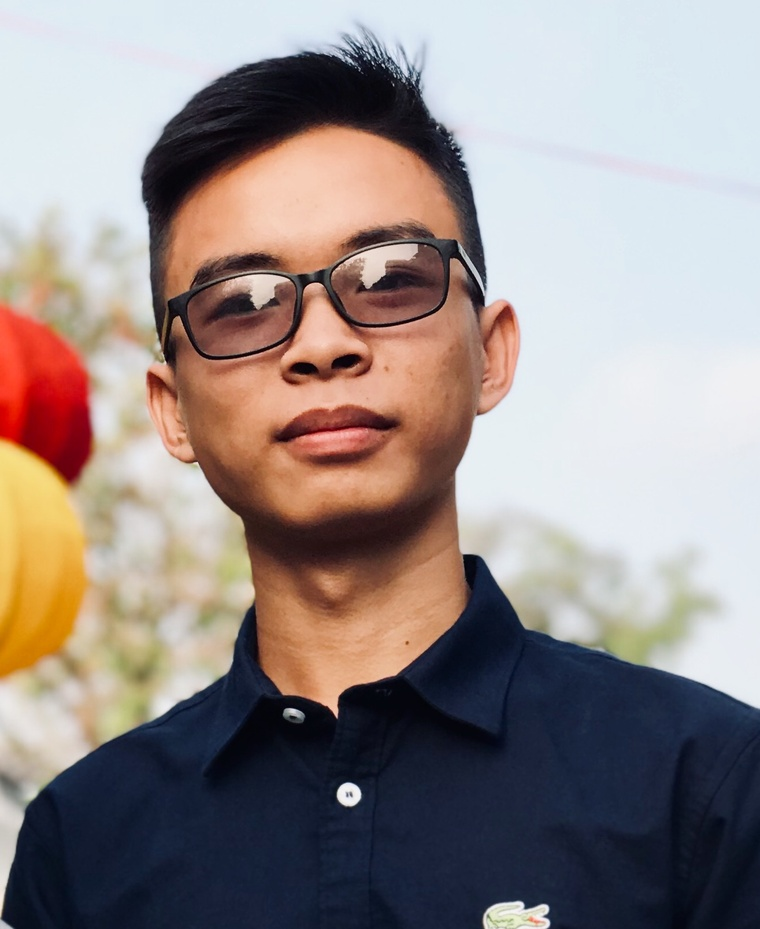
#> input picture testing_data/IMG_E4826.JPG, 760 x 929 px, shrunk from 1315 x 1607 before the run
$ python Kmeans_application.py
#> lines starting #> are read from the running program, lines starting #| are printed output that depends on the picture
import matplotlib.image as mpimg
import matplotlib.pyplot as plt
import numpy as np
from sklearn.cluster import KMeans

img = mpimg.imread('testing_data/IMG_E4826.JPG')
#> img is the input picture: shape (929, 760, 3); mean R, G, B 148.9, 137.9, 135.6
plt.imshow(img)
imgplot = plt.imshow(img)

X = img.reshape((img.shape[0]*img.shape[1], img.shape[2]))

for K in [2, 5, 10, 15, 20]:
    kmeans = KMeans(n_clusters=K).fit(X)
    label = kmeans.predict(X)

    img4 = np.zeros_like(X)
    # replace each pixel by its center
    for k in range(K):
        img4[label == k] = kmeans.cluster_centers_[k]
    print(img4)
    # reshape and display output image
    img5 = img4.reshape((img.shape[0], img.shape[1], img.shape[2]))
    plt.imshow(img5, interpolation='nearest')
    plt.axis('off')
    plt.show()
#> this loop made 5 passes
#> pass 1, `plt.show()`:
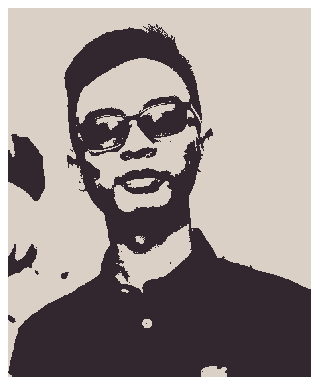
#> figure drawn by matplotlib, 1 panel
#> pass 2, `plt.show()`:
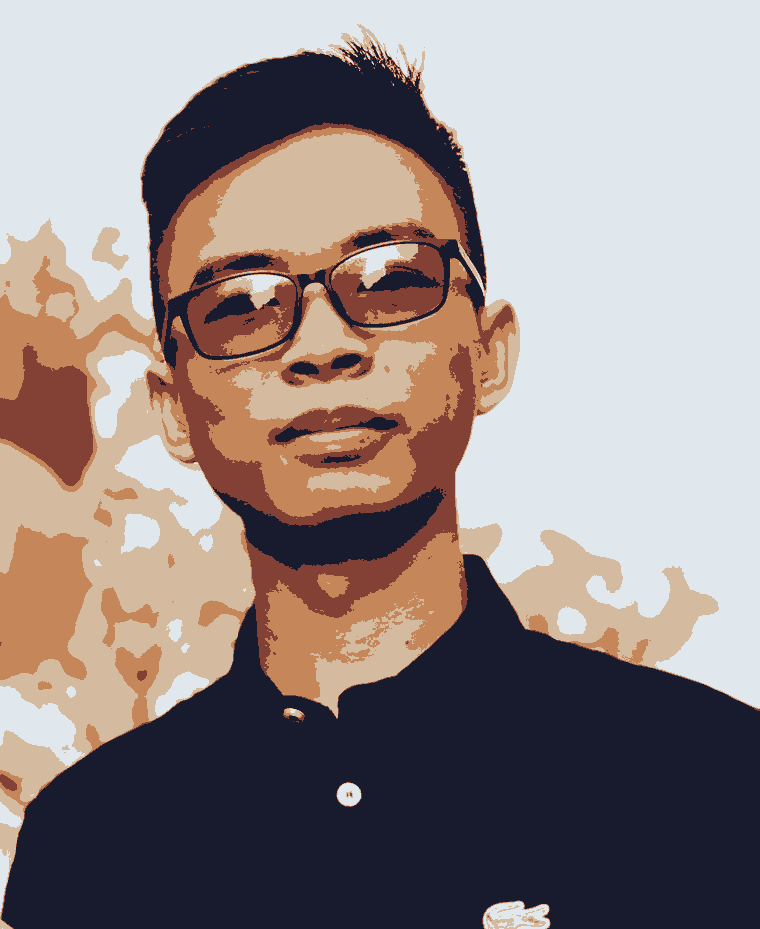
#> shown: shape (929, 760, 3); mean R, G, B 148.5, 137.5, 135.5
